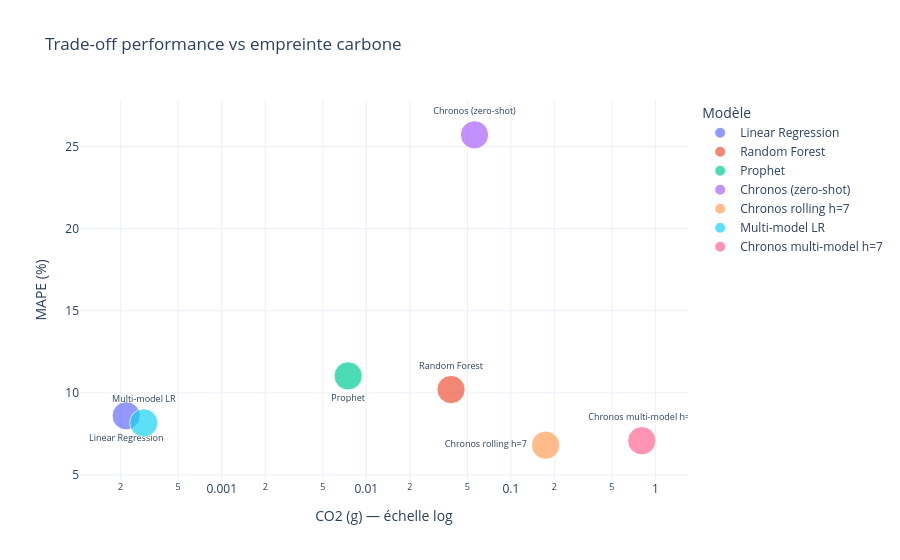

The notebook cell saved with this chart:
### Code cell
# ---- Graphe performance vs coût carbone ----
model_names  = ['Linear Regression', 'Random Forest', 'Prophet', 'Chronos (zero-shot)', 'Chronos rolling h=7', 'Multi-model LR', 'Chronos multi-model h=7']
mape_values  = [
    lr_results['MAPE (%)'],
    rf_results['MAPE (%)'],
    prophet_results['MAPE (%)'],
    chronos_results['MAPE (%)'],
    6.81,
    8.17,
    7.08
]
co2_values = [
    emissions['Linear Regression']*1000,
    emissions['Random Forest']*1000,
    emissions['Prophet']*1000,
    emissions['Chronos (zero-shot)']*1000,
    emissions['Chronos rolling h=7 (x234)']*1000,
    emissions['Multi-model LR']*1000,
    emissions['Chronos multi-model h=7 (x235x7)']*1000
]

plot_df = pd.DataFrame({
    'Modèle': model_names,
    'MAPE (%)': mape_values,
    'CO2 (g)': co2_values
})

fig = px.scatter(
    plot_df,
    x='CO2 (g)',
    y='MAPE (%)',
    color='Modèle',
    size=[80]*len(model_names),
    text='Modèle',
    title='Trade-off performance vs empreinte carbone',
    template='plotly_white'
)
fig.update_traces(textposition='top center', textfont_size=9)
fig.update_xaxes(type='log', title_text='CO2 (g) — échelle log')

# Ajustements manuels par modèle
fig.for_each_trace(lambda t: t.update(textposition='bottom center', textfont_size=9) 
                   if t.name in ['Linear Regression', 'Prophet'] 
                   else t.update(textposition='top center', textfont_size=9))
fig.for_each_trace(lambda t: t.update(textposition='middle left', textfont_size=9) 
                   if t.name in ['Chronos rolling h=7'] 
                   else None)

fig.update_layout(margin=dict(r=150))                 
fig.show()

### Figure 1 — Plotly figure (JSON) as saved in the notebook; plotly's stock layout.template omitted (floating-point values rounded to 4 significant figures)
{"data": [{"hovertemplate": "Modèle=%{text}<br>CO2 (g)=%{x}<br>MAPE (%)=%{y}<br>size=%{marker.size}<extra></extra>", "legendgroup": "Linear Regression", "marker": {"color": "#636efa", "size": [80], "sizemode": "area", "sizeref": 0.2, "symbol": "circle"}, "mode": "markers+text", "name": "Linear Regression", "orientation": "v", "showlegend": true, "text": ["Linear Regression"], "textfont": {"size": 9}, "textposition": "bottom center", "type": "scatter", "x": [0.0002185], "xaxis": "x", "y": [8.6], "yaxis": "y"}, {"hovertemplate": "Modèle=%{text}<br>CO2 (g)=%{x}<br>MAPE (%)=%{y}<br>size=%{marker.size}<extra></extra>", "legendgroup": "Random Forest", "marker": {"color": "#EF553B", "size": [80], "sizemode": "area", "sizeref": 0.2, "symbol": "circle"}, "mode": "markers+text", "name": "Random Forest", "orientation": "v", "showlegend": true, "text": ["Random Forest"], "textfont": {"size": 9}, "textposition": "top center", "type": "scatter", "x": [0.03856], "xaxis": "x", "y": [10.2], "yaxis": "y"}, {"hovertemplate": "Modèle=%{text}<br>CO2 (g)=%{x}<br>MAPE (%)=%{y}<br>size=%{marker.size}<extra></extra>", "legendgroup": "Prophet", "marker": {"color": "#00cc96", "size": [80], "sizemode": "area", "sizeref": 0.2, "symbol": "circle"}, "mode": "markers+text", "name": "Prophet", "orientation": "v", "showlegend": true, "text": ["Prophet"], "textfont": {"size": 9}, "textposition": "bottom center", "type": "scatter", "x": [0.007484], "xaxis": "x", "y": [11.03], "yaxis": "y"}, {"hovertemplate": "Modèle=%{text}<br>CO2 (g)=%{x}<br>MAPE (%)=%{y}<br>size=%{marker.size}<extra></extra>", "legendgroup": "Chronos (zero-shot)", "marker": {"color": "#ab63fa", "size": [80], "sizemode": "area", "sizeref": 0.2, "symbol": "circle"}, "mode": "markers+text", "name": "Chronos (zero-shot)", "orientation": "v", "showlegend": true, "text": ["Chronos (zero-shot)"], "textfont": {"size": 9}, "textposition": "top center", "type": "scatter", "x": [0.05603], "xaxis": "x", "y": [25.72], "yaxis": "y"}, {"hovertemplate": "Modèle=%{text}<br>CO2 (g)=%{x}<br>MAPE (%)=%{y}<br>size=%{marker.size}<extra></extra>", "legendgroup": "Chronos rolling h=7", "marker": {"color": "#FFA15A", "size": [80], "sizemode": "area", "sizeref": 0.2, "symbol": "circle"}, "mode": "markers+text", "name": "Chronos rolling h=7", "orientation": "v", "showlegend": true, "text": ["Chronos rolling h=7"], "textfont": {"size": 9}, "textposition": "middle left", "type": "scatter", "x": [0.1737], "xaxis": "x", "y": [6.81], "yaxis": "y"}, {"hovertemplate": "Modèle=%{text}<br>CO2 (g)=%{x}<br>MAPE (%)=%{y}<br>size=%{marker.size}<extra></extra>", "legendgroup": "Multi-model LR", "marker": {"color": "#19d3f3", "size": [80], "sizemode": "area", "sizeref": 0.2, "symbol": "circle"}, "mode": "markers+text", "name": "Multi-model LR", "orientation": "v", "showlegend": true, "text": ["Multi-model LR"], "textfont": {"size": 9}, "textposition": "top center", "type": "scatter", "x": [0.0002889], "xaxis": "x", "y": [8.17], "yaxis": "y"}, {"hovertemplate": "Modèle=%{text}<br>CO2 (g)=%{x}<br>MAPE (%)=%{y}<br>size=%{marker.size}<extra></extra>", "legendgroup": "Chronos multi-model h=7", "marker": {"color": "#FF6692", "size": [80], "sizemode": "area", "sizeref": 0.2, "symbol": "circle"}, "mode": "markers+text", "name": "Chronos multi-model h=7", "orientation": "v", "showlegend": true, "text": ["Chronos multi-model h=7"], "textfont": {"size": 9}, "textposition": "top center", "type": "scatter", "x": [0.8044], "xaxis": "x", "y": [7.08], "yaxis": "y"}], "layout": {"legend": {"itemsizing": "constant", "title": {"text": "Modèle"}, "tracegroupgap": 0}, "margin": {"r": 150}, "title": {"text": "Trade-off performance vs empreinte carbone"}, "xaxis": {"anchor": "y", "domain": [0, 1], "title": {"text": "CO2 (g) — échelle log"}, "type": "log"}, "yaxis": {"anchor": "x", "domain": [0, 1], "title": {"text": "MAPE (%)"}}}}
